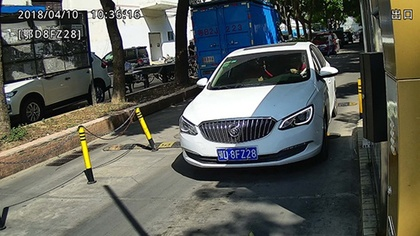
%> input picture 图像分割Image Segmentation/代码_图片2/test2.jpg, 420 x 236 px, shrunk from 550 x 309 before the run
$ octave plate_locate.m   (GNU Octave 9; MATLAB toolbox functions it lacks are replaced by stand-ins)
%> lines starting %> are read from the running program, lines starting %| are printed output that depends on the picture; in (x1, y1, x2, y2) boxes, pixels count from 0 and x2, y2 are one past the last pixel; in counts of white or black regions, pixels touching at a corner belong together; the program's own positions count from 1
### 图像分割Image Segmentation/代码_图片2/Verticalprojection.m
function count = Verticalprojection(candidate)
%candidate is a rectangle
%it's gray img's area
    candidate= imbinarize(candidate,0.5);

    [m,n]=size(candidate);

    for yi=1:n
        Si(yi)=sum(candidate(:,yi));
    end
    %求投影灰度函数反复穿过他平均值的次数
    mean_num=0;
    for yi=1:n
        mean_num=mean_num+Si(yi);
    end
    mean_num=mean_num/n;

    for yi=1:n
        Si(yi)=Si(yi)-mean_num;
    end

    count=0;
    for yi=1:n-1
        if Si(yi)*Si(yi+1)<0
            count=count+1;
        end
    end
end

### 图像分割Image Segmentation/代码_图片2/plate_locate.m
clear
clc

rgb_img = imread('test2.jpg');
%> rgb_img is the input picture: size 236x420x3 uint8; mean R, G, B 91.1, 93.5, 86.7
img = rgb2gray(imread('test2.jpg'));
%> img: size 236x420 uint8; min 0, max 255, mean 92

figure;

% 边缘检测，使用roberts算子
img_edge = edge(img,'roberts');
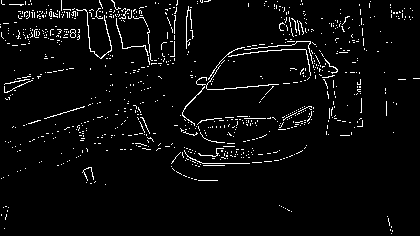
%> img_edge: size 236x420 logical; 3.8% white in thin lines or dots
subplot(2,2,1),imshow(img_edge);

% 灰度反转
inverted_img = imcomplement(img_edge);
%> inverted_img: size 236x420 logical; 96.2% white; black in thin lines or dots

% 开闭运算
se1= strel("rectangle",[8 8]);
open_img = imopen(inverted_img,se1);
%> open_img: size 236x420 logical; 87.4% white; 145 black regions (118 under 20 px), largest, box (x1, y1, x2, y2) and area: (171, 0, 338, 171) 5976, (0, 0, 178, 67) 2376, (0, 23, 80, 51) 889
subplot(2,2,2),imshow(open_img);
se2= strel("rectangle",[10 15]);
close_img = imclose(open_img,se2);
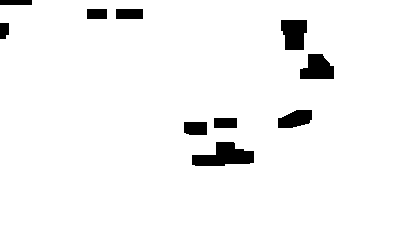
%> close_img: size 236x420 logical; 96% white; 10 black regions, largest, box (x1, y1, x2, y2) and area: (192, 142, 254, 166) 957, (281, 20, 307, 50) 661, (300, 54, 334, 79) 646
subplot(2,2,3),imshow(open_img);

% 标记连通域
labeled_img = bwlabel(close_img);

% 获取连通域的属性
stats = regionprops(labeled_img, 'Area');
%> stats = 1 region; Area: 95109

% 设定阈值，用于删除过小的连通域
threshold = 1000; % 根据需要调整阈值的大小

% 删除过小的连通域
for i = 1:length(stats)
    if stats(i).Area < threshold
        labeled_img(labeled_img == i) = 0;
    end
end
%> this loop made 1 pass
labeled_img = imbinarize(labeled_img);
subplot(2,2,4),imshow(labeled_img);

% 矩形化
% 获取尺寸
[m, n] = size(labeled_img);
%> m = 236; n = 420

% 遍历图像中的每个像素（左上角）
for i = 2:m-1
    for j = 2:n-1
        % 获取当前像素的值
        pixel = labeled_img(i, j);

        % 获取4-邻域的像素值
        neighbors = [labeled_img(i-1, j), labeled_img(i+1, j), labeled_img(i, j-1),labeled_img(i, j+1)];

        % 统计4-邻域中的黑色像素数量
        black_count = sum(neighbors(:) == 0);

        % 统计4-邻域中的白色像素数量
        white_count = sum(neighbors(:) == 1);

        if pixel == 0 % 当前像素为黑色
            if white_count > 2 % 如果至少有三个邻域像素为白色
                labeled_img(i, j) = 1; % 将当前像素设置为白色
            end
        else % 当前像素为白色
            if black_count >= 2 % 如果所有邻域像素都为黑色
                labeled_img(i, j) = 0; % 将当前像素设置为黑色
            end
        end
    end
end
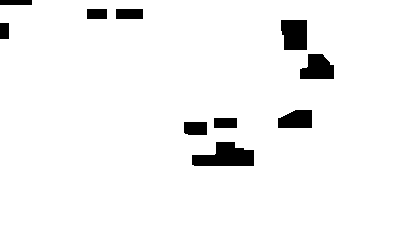
%> labeled_img: size 236x420 logical; 95.7% white; 10 black regions, largest, box (x1, y1, x2, y2) and area: (192, 142, 254, 166) 1041, (281, 20, 307, 50) 731, (300, 54, 334, 79) 659

% 右上角
for i = m-1:-1:2
    for j = 2:n-1
        pixel = labeled_img(i, j);
        neighbors = [labeled_img(i-1, j), labeled_img(i+1, j), labeled_img(i, j-1),labeled_img(i, j+1)];
        black_count = sum(neighbors(:) == 0);
        white_count = sum(neighbors(:) == 1);

        if pixel == 0 % 当前像素为黑色
            if white_count > 2 % 如果至少有两个邻域像素为白色
                labeled_img(i, j) = 1; % 将当前像素设置为白色
            end
        else % 当前像素为白色
            if black_count >= 2 % 如果所有邻域像素都为黑色
                labeled_img(i, j) = 0; % 将当前像素设置为黑色
            end
        end
    end
end
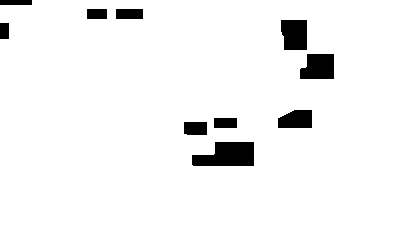
%> labeled_img: size 236x420 logical; 95.4% white; 10 black regions, largest, box (x1, y1, x2, y2) and area: (192, 142, 254, 166) 1189, (300, 54, 334, 79) 752, (281, 20, 307, 50) 733

% 左下角
for i = 2:m-1
    for j = n-1:-1:2
        pixel = labeled_img(i, j);
        neighbors = [labeled_img(i-1, j), labeled_img(i+1, j), labeled_img(i, j-1),labeled_img(i, j+1)];
        black_count = sum(neighbors(:) == 0);
        white_count = sum(neighbors(:) == 1);
        if pixel == 0 % 当前像素为黑色
            if white_count > 2 % 如果至少有三个邻域像素为白色
                labeled_img(i, j) = 1; % 将当前像素设置为白色
            end
        else % 当前像素为白色
            if black_count >= 2 % 如果所有邻域像素都为黑色
                labeled_img(i, j) = 0; % 将当前像素设置为黑色
            end
        end
    end
end
%> labeled_img: size 236x420 logical; 95.3% white; 10 black regions, largest, box (x1, y1, x2, y2) and area: (192, 142, 254, 166) 1213, (281, 20, 307, 50) 780, (300, 54, 334, 79) 759

% 右下角
for i = m-1:-1:2
    for j = n-1:-1:2
        pixel = labeled_img(i, j);
        neighbors = [labeled_img(i-1, j), labeled_img(i+1, j), labeled_img(i, j-1),labeled_img(i, j+1)];
        black_count = sum(neighbors(:) == 0);
        white_count = sum(neighbors(:) == 1);
        if pixel == 0 % 当前像素为黑色
            if white_count > 2 % 如果至少有三个邻域像素为白色
                labeled_img(i, j) = 1; % 将当前像素设置为白色
            end
        else % 当前像素为白色
            if black_count >= 2 % 如果所有邻域像素都为黑色
                labeled_img(i, j) = 0; % 将当前像素设置为黑色
            end
        end
    end
end
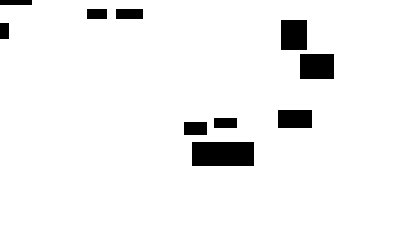
%> labeled_img: size 236x420 logical; 94.9% white; 10 black regions

figure;
imshow(labeled_img);

hsv_img = rgb2hsv(rgb_img);
%> hsv_img: size 236x420x3 double; mean H, S, V 0.332, 0.266, 0.395

% 定义筛选条件的阈值
% 矩形长宽比阈值
ratio = [0, 10];
% 蓝色像素比例阈值
blue_ratio = 0.5;
% 交点个数阈值
count = [5, 15];

% 获取图像的尺寸
[height, width] = size(labeled_img);
%> height = 236; width = 420

% 存储符合条件的车牌位置
plate = [];

% 标记图像中的对象
L = bwlabel(imcomplement(labeled_img));
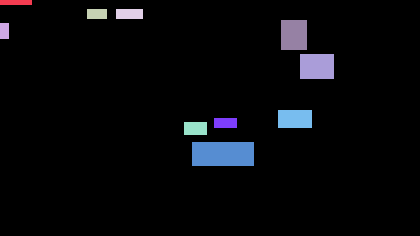
%> L: size 236x420 double; 11 distinct labels, from 0 to 10; one colour per label, 0 black

% 计算区域属性
stats = regionprops(L, 'BoundingBox');
%> stats = 10 regions; largest, box (x1, y1, x2, y2): (192, 142, 254, 166), (300, 54, 334, 79), (281, 20, 307, 50), (278, 110, 312, 128), (184, 122, 207, 135)

for i = 1:numel(stats)
    % 获取当前矩形区域的边界框信息
    bbox = stats(i).BoundingBox;

    % 计算矩形的长宽比
    wh = bbox(3) / bbox(4);
    % 检查长宽比是否符合约束条件
    if (wh > ratio(1) && wh < ratio(2))
        % 统计矩形区域中蓝色像素点的数量
        blue_count = 0;
        for y = bbox(2)+0.5:bbox(2) + bbox(4) - 0.5
            for x = bbox(1)+0.5:bbox(1) + bbox(3) - 0.5
                if hsv_img(y, x, 1) <= 0.6667 && hsv_img(y, x, 1) >= 0.5833
                    blue_count = blue_count + 1;
                end
            end
        end


        % 计算蓝色像素点的比例
        br = blue_count / (bbox(3) * bbox(4));

        % 检查蓝色像素比例是否符合约束条件
        if br > blue_ratio
            % 计算交点个数
            pj_count = Verticalprojection(img(bbox(2)+0.5:bbox(2) + bbox(4) - 0.5, bbox(1)+0.5:bbox(1) + bbox(3) - 0.5));
            % 检查交点个数是否符合约束条件
            if pj_count > count(1) && pj_count < count(2)
                % 将符合条件的车牌位置添加到结果中
                plate = [plate; bbox];
            end
        end
    end
end
%> this loop made 10 passes
%> (wh, br, m in Verticalprojection, n in Verticalprojection, mean_num in Verticalprojection, pj_count, plate) on passes 5 to 7: (1.77, 0.739, 13, 23, 4.96, 6, [184.5 122.5 23 13]), (2.58, 0.619, 24, 62, 10.98, 7, [184.5 122.5 23 13; 192.5 142.5 62 24]), (2.3, 0.587, 10, 23, 2.39, 9, [184.5 122.5 23 13; 192.5 142.5 62 24; 214.5 118.5 23 10])
%> (bbox, wh, br, m in Verticalprojection, n in Verticalprojection, mean_num in Verticalprojection, pj_count) on pass 8: ([278.5 110.5 34 18], 1.89, 0.552, 18, 34, 6.44, 4)
%> after the loop, blue_count = 105

% 在原始图像中标记车牌位置
figure,imshow(rgb_img);
hold on;
for i = 1:size(plate, 1)
    rectangle('Position', plate(i, :), 'EdgeColor', 'r', 'LineWidth', 2);
end
%> this loop made 3 passes
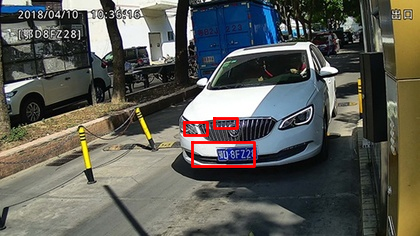
%> figure redrawn from the program's plot data
hold off;
